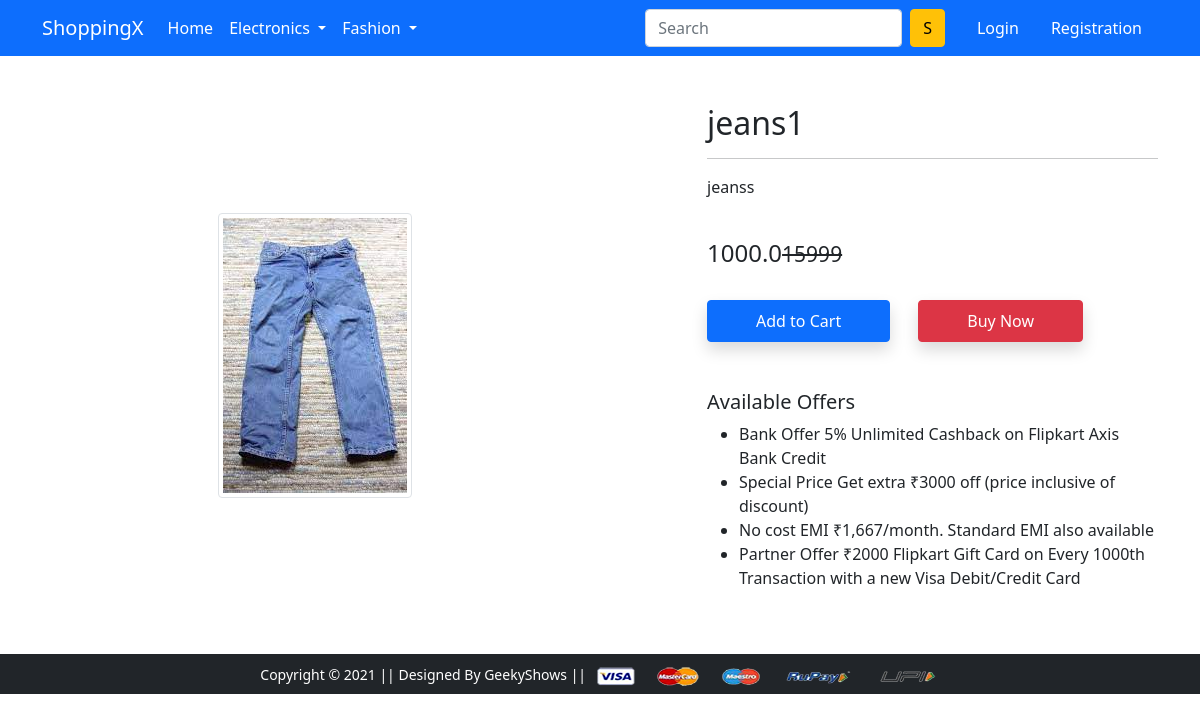
Screenshot of /app/product-detail/18 with the database file from the repository.
### app/models.py (models this page shows, shortened)
class Product(models.Model):
    title=models.CharField(max_length=30)
    selling_price=models.FloatField()
    discount_price=models.FloatField()
    description=models.TextField()
    brand=models.CharField(max_length=30)
    category=models.CharField(max_length=30,choices=CATEGORY_CHOICES)
    product_image=models.ImageField(upload_to='productimg')

### app/views.py (the view)
# urls.py: path('product-detail/<int:pk>', views.Product_detail.as_view(), name='product-detail'),
class Product_detail(View):
    def get(self,request,pk):
        products=Product.objects.get(pk=pk)
        return render(request, 'app/productdetail.html',{'product':products})

### app/templates/app/productdetail.html (shortened to what this page needs)
{% extends 'app/base.html' %}
{% load static %}
{% block main-content %}
<div class="container my-5">
 <div class="row">
  <div class="col-sm-6 text-center align-self-center">
   <img src="{{product.product_image.url}}" alt="" class="img-fluid img-thumbnail">
  </div>
  <div class="col-sm-5 offset-sm-1">
   <h2>{{ product.title}}</h2>
   <hr>
   <p>{{product.description}}</p> <br>
   <h4>{{product.selling_price}}<small class="fw-light text-decoration-line-through">15999</small></h4> <br>
   <a href="{% url 'add-to-cart' %}" class="btn btn-primary shadow px-5 py-2">Add to Cart</a>
   <a href="{% url 'buy-now' %}" class="btn btn-danger shadow px-5 py-2 ms-4">Buy Now</a>
   <h5 class="mt-5">Available Offers</h5>
   <ul>
    <li>Bank Offer 5% Unlimited Cashback on Flipkart Axis Bank Credit</li>
    <li>Special Price Get extra ₹3000 off (price inclusive of discount)</li>
    <li>No cost EMI ₹1,667/month. Standard EMI also available</li>
    <li>Partner Offer ₹2000 Flipkart Gift Card on Every 1000th Transaction with a new Visa Debit/Credit Card</li>
   </ul>
  </div>
 </div>
</div>
{% endblock main-content %}

### rows the page displays
Product: product_image (picture), title "jeans1", description "jeanss", selling_price "1000.0"
